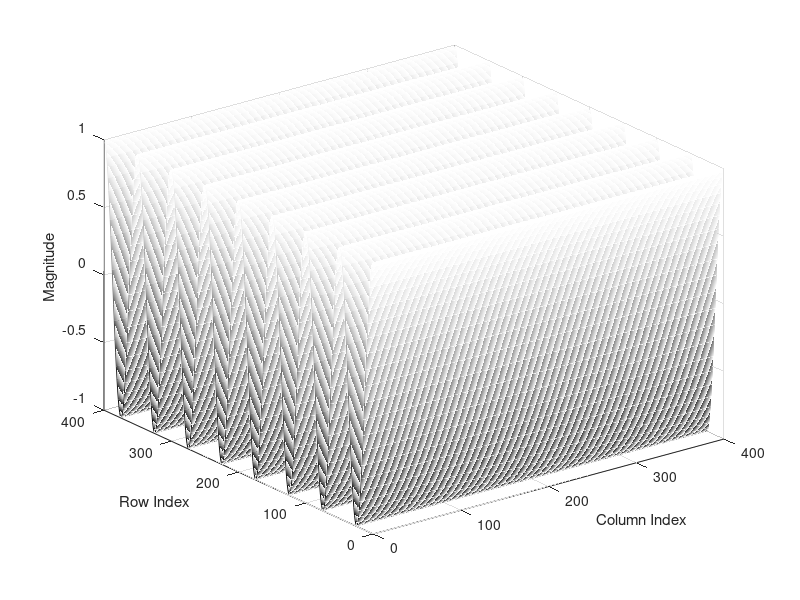

The MATLAB source for this figure:
function syntheticImg()
clear all;

%xpix = ones(256,1)*cos(2*pi*(0:255)/16);
xpix = ones(1,400).*(cos(2*pi*(0:399)/50)).';


mesh(xpix);
colormap(gray);
ylabel('Row Index');
xlabel('Column Index');
zlabel('Magnitude');